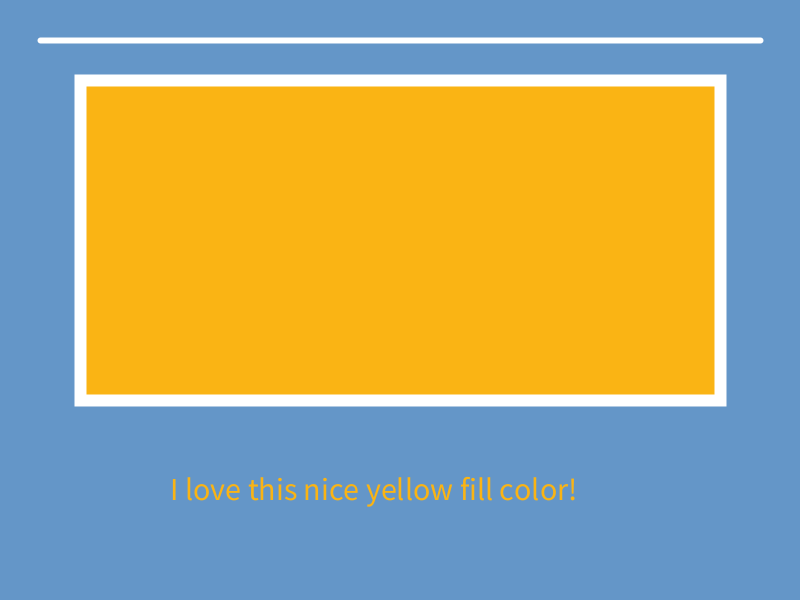
Frame 1 (no input)
Frame 60 (the mouse pressed at the canvas centre just before this capture): identical to frame 1, image omitted
Frame 120 (the mouse held since frame 60 and released just before this capture): identical to frame 1, image omitted

The Processing sketch that drew this single still picture (run headless with seeded random() and noise(); from frame 60 on, the mouse is pressed at the canvas centre):

// Processing sketch: D_Colors
// ── D_Colors.pde
// Creative Coding workshop: Colors.
// Freek de Bruijn.
// April, 2021.

// Background color: blue.
color backgroundColor = color(100, 150, 200);

// Stroke color: white. This color is used when drawing lines and when drawing borders around shapes.
color strokeColor = color(255);

// Fill color: yellow. This color is used when filling shapes and when drawing text.
color fillColor = color(250, 180, 20);

void setup() {
  // Set the size of our artwork (width, height in pixels).
  size(800, 600);
  surface.setLocation(10, 560);
  surface.setTitle("Creative Coding workshop: Colors");
}

void draw() {
  // Set the background, stroke and fill colors.
  background(backgroundColor);
  stroke(strokeColor);
  fill(fillColor);

  // Draw a line with a stroke width of 6 pixels (= line width).
  strokeWeight(6);
  line(40, 40, 760, 40);

  // Draw a filled rectangle with a stroke width of 12 pixels (= border width).
  strokeWeight(12);
  rect(80, 80, 640, 320);

  // Draw some text using the fill color.
  textSize(32);
  text("I love this nice yellow fill color!", 170, 500);
}
